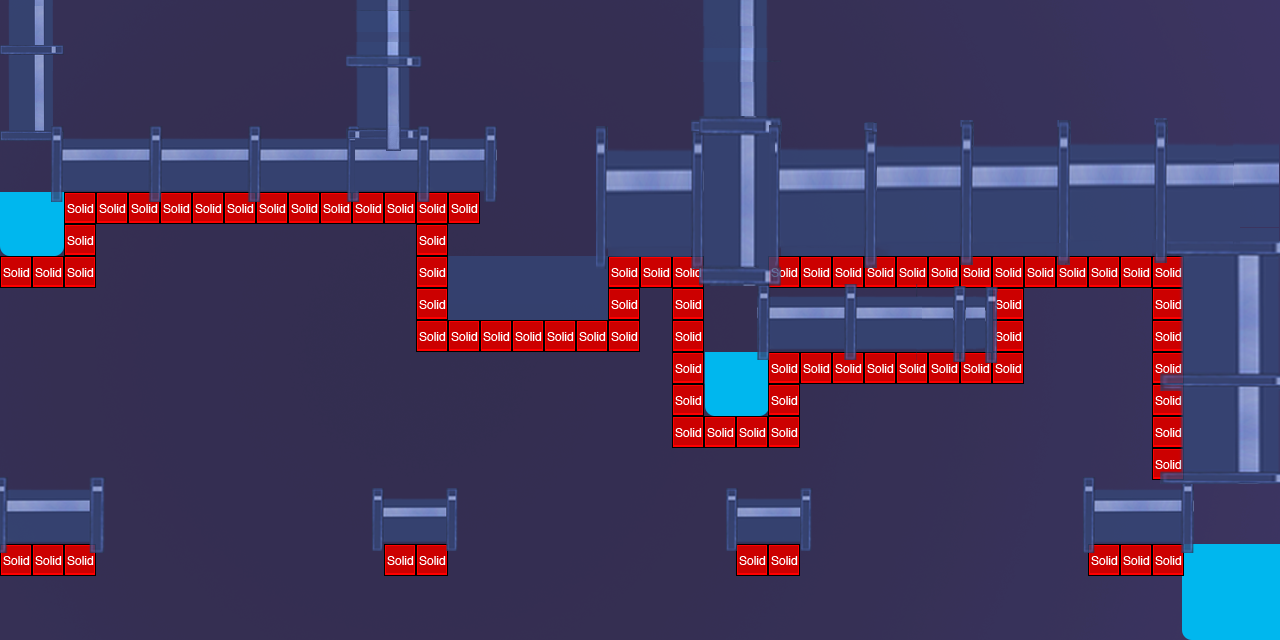

Tiled map render using the project's own tile images. Description and the map definition, with tile-layer contents summarised, below:
An orthogonal 40x20 tile map with 32x32 px tiles, 1 tile layer (Collision), 2 image layers and 30 objects (9x ButtonEntity, 9x PipeEntity, 7x OneClickEntity, 4x OnOffEntity, Eggy).

<map version="1.0" orientation="orthogonal" width="40" height="20" tilewidth="32" tileheight="32" backgroundcolor="#09e7da">
 <tileset firstgid="1" name="metatiles32x32" tilewidth="32" tileheight="32">
  <image source="../img/map/metatiles32x32.png" width="160" height="32" />
  <tile id="0">
   <properties>
    <property name="type" value="solid" />
   </properties>
  </tile>
 </tileset>
 <imagelayer name="Background" width="40" height="20">
  <image source="../img/backgrounds/level_3_background.png" />
 </imagelayer>
 <layer name="Collision" width="40" height="20">
  <data>[800 cells, 79 non-empty, 1 distinct tile ids]</data>
 </layer>
 <objectgroup name="Entities" width="40" height="20">
  <object name="ButtonEntity" x="960" y="608" width="32" height="32">
   <properties>
    <property name="switchID" value="1" />
   </properties>
  </object>
  <object name="ButtonEntity" x="928" y="608" width="32" height="32">
   <properties>
    <property name="switchID" value="2" />
   </properties>
  </object>
  <object name="ButtonEntity" x="896" y="608" width="32" height="32">
   <properties>
    <property name="switchID" value="3" />
   </properties>
  </object>
  <object name="ButtonEntity" x="608" y="608" width="32" height="32">
   <properties>
    <property name="switchID" value="4" />
   </properties>
  </object>
  <object name="ButtonEntity" x="544" y="608" width="32" height="32">
   <properties>
    <property name="switchID" value="6" />
   </properties>
  </object>
  <object name="ButtonEntity" x="576" y="608" width="32" height="32">
   <properties>
    <property name="switchID" value="5" />
   </properties>
  </object>
  <object name="ButtonEntity" x="256" y="608" width="32" height="32">
   <properties>
    <property name="switchID" value="7" />
   </properties>
  </object>
  <object name="ButtonEntity" x="192" y="608" width="32" height="32">
   <properties>
    <property name="switchID" value="9" />
   </properties>
  </object>
  <object name="ButtonEntity" x="224" y="608" width="32" height="32">
   <properties>
    <property name="switchID" value="8" />
   </properties>
  </object>
  <object name="OneClickEntity" x="1184" y="416" width="96" height="32">
   <properties>
    <property name="#description" value="flips Eggy as he falls" />
    <property name="befFrames" value="0,0" />
    <property name="befType" value="flip" />
    <property name="image" value="blank" />
    <property name="notClickable" value="true" />
   </properties>
  </object>
  <object name="OneClickEntity" x="0" y="192" width="64" height="64">
   <properties>
    <property name="#description" value="water cushion" />
    <property name="befType" value="pool" />
    <property name="image" value="blank" />
    <property name="notClickable" value="true" />
   </properties>
  </object>
  <object name="OneClickEntity" x="448" y="256" width="160" height="64">
   <properties>
    <property name="#description" value="water cushion (needs to fill up)" />
    <property name="aftFrames" value="3,3" />
    <property name="aftType" value="pool" />
    <property name="befFrames" value="0,0" />
    <property name="dependsOn" value="1" />
    <property name="durFrames" value="0,3" />
    <property name="image" value="tank_a" />
    <property name="notClickable" value="true" />
    <property name="spritewidth" value="160" />
   </properties>
  </object>
  <object name="OneClickEntity" x="1184" y="544" width="96" height="96">
   <properties>
    <property name="#description" value="water cushion" />
    <property name="befType" value="pool" />
    <property name="image" value="blank" />
    <property name="notClickable" value="true" />
   </properties>
  </object>
  <object name="OneClickEntity" x="0" y="480" width="32" height="64">
   <properties>
    <property name="#description" value="end of level" />
    <property name="befFrames" value="0,0" />
    <property name="befType" value="area04" />
    <property name="image" value="blank" />
   </properties>
  </object>
  <object name="OnOffEntity" x="352" y="0" width="256" height="320">
   <properties>
    <property name="#description" value="waterfall #1" />
    <property name="aftFrames" value="3,5" />
    <property name="aftType" value="danger" />
    <property name="befCol" value="-1,-1,0,192" />
    <property name="befFrames" value="11,11" />
    <property name="dependsOn" value="0" />
    <property name="durFrames" value="0,3" />
    <property name="durType" value="danger" />
    <property name="image" value="water_animation3" />
    <property name="notClickable" value="true" />
    <property name="revSfx" value="waterfilling" />
    <property name="revdurFrames" value="5,11" />
    <property name="revdurType" value="danger" />
    <property name="sfx" value="waterfilling" />
    <property name="spritewidth" value="256" />
    <property name="switchBefore" value="false" />
    <property name="switchID" value="1" />
   </properties>
  </object>
  <object name="OnOffEntity" x="368" y="8" width="32" height="32">
   <properties>
    <property name="#description" value="water valve #1" />
    <property name="aftFrames" value="0,0" />
    <property name="befFrames" value="0,0" />
    <property name="durFrames" value="0,3" />
    <property name="image" value="water_switch" />
    <property name="revSfx" value="thud" />
    <property name="revdurFrames" value="0,3" />
    <property name="sfx" value="thud" />
    <property name="spritewidth" value="32" />
    <property name="switchID" value="0" />
   </properties>
  </object>
  <object name="OneClickEntity" x="704" y="256" width="64" height="160">
   <properties>
    <property name="#description" value="water cushion (needs to fill up)" />
    <property name="aftCol" value="-1,-1,0,160" />
    <property name="aftFrames" value="3,3" />
    <property name="aftType" value="pool" />
    <property name="befCol" value="-1,-1,96,64" />
    <property name="befFrames" value="0,0" />
    <property name="befType" value="pool" />
    <property name="dependsOn" value="3" />
    <property name="durFrames" value="0,3" />
    <property name="image" value="tank_b" />
    <property name="notClickable" value="true" />
    <property name="spritewidth" value="64" />
   </properties>
  </object>
  </objectgroup>
 <objectgroup name="Player" width="40" height="20">
  <!-- 1 objects omitted --></objectgroup>
 <objectgroup name="Upper" width="40" height="20">
  <!-- 9 objects omitted --></objectgroup>
 <imagelayer name="Foreground" width="40" height="20">
  <image source="../img/backgrounds/level_3_transparent.png" />
 </imagelayer>
</map>
<!-- 13 of 30 objects omitted -->
